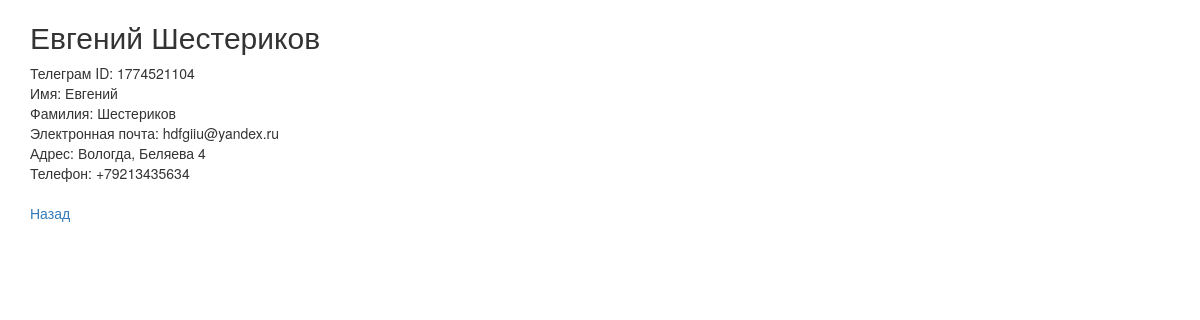
The app's page /user_info/7 with its own data.
### bot/models.py (models this page shows)
class User(models.Model):
    telegram_id = models.IntegerField(
        "ID пользователя в Telegram",
        null=True,
    )
    name = models.CharField(
        "Имя",
        max_length=50,
        blank=True,
    )
    surname = models.CharField(
        "Фамилия",
        max_length=50,
        blank=True,
        null=True,
    )
    email = models.EmailField(
        "Электронная почта",
        blank=True,
    )
    address = models.CharField(
        "Адрес",
        max_length=100,
        blank=True,
    )
    phone = PhoneNumberField(
        "Номер телефона",
        max_length=20,
        blank=True,
    )
    def __str__(self):
        return f"{self.name} {self.surname}"

### bot/views.py (the view)
# urls.py: path('user_info/<int:userid>', user_view, name="user_info"),
def user_view(request, userid):
    user = User.objects.filter(id=userid).get()
    context = {
        'user': user,
    }
    return render(request, 'user_info.html', context)

### bot/templates/user_info.html (shortened to what this page needs)
<!DOCTYPE html>
<html lang="ru">
  <head>
    <link
      rel="stylesheet"
      href="https://maxcdn.bootstrapcdn.com/bootstrap/3.3.7/css/bootstrap.min.css"
>
    <link
      rel="stylesheet"
      href="https://maxcdn.bootstrapcdn.com/bootstrap/3.3.7/css/bootstrap-theme.min.css"
>
  </head>
  <body>
    <div class="container">
        <h2>{{user}}</h2>
        <div class="table-responsive">
            <div>Телеграм ID: {{user.telegram_id}}</div>
            <div>Имя: {{user.name}}</div>
            <div>Фамилия: {{user.surname}}</div>
            <div>Электронная почта: {{user.email}}</div>
            <div>Адрес: {{user.address}}</div>
            <div>Телефон: {{user.phone}}</div>
            <br>
            <div><a href="{% url 'active_orders' %}">Назад</a></div>
        </div>
    </div>
  </body>
</html>

### records on screen
User: name+surname "Евгений Шестериков", telegram_id "1774521104", name "Евгений", surname "Шестериков", email "hdfgiiu@yandex.ru", address "Вологда, Беляева 4", phone "+79213435634"
